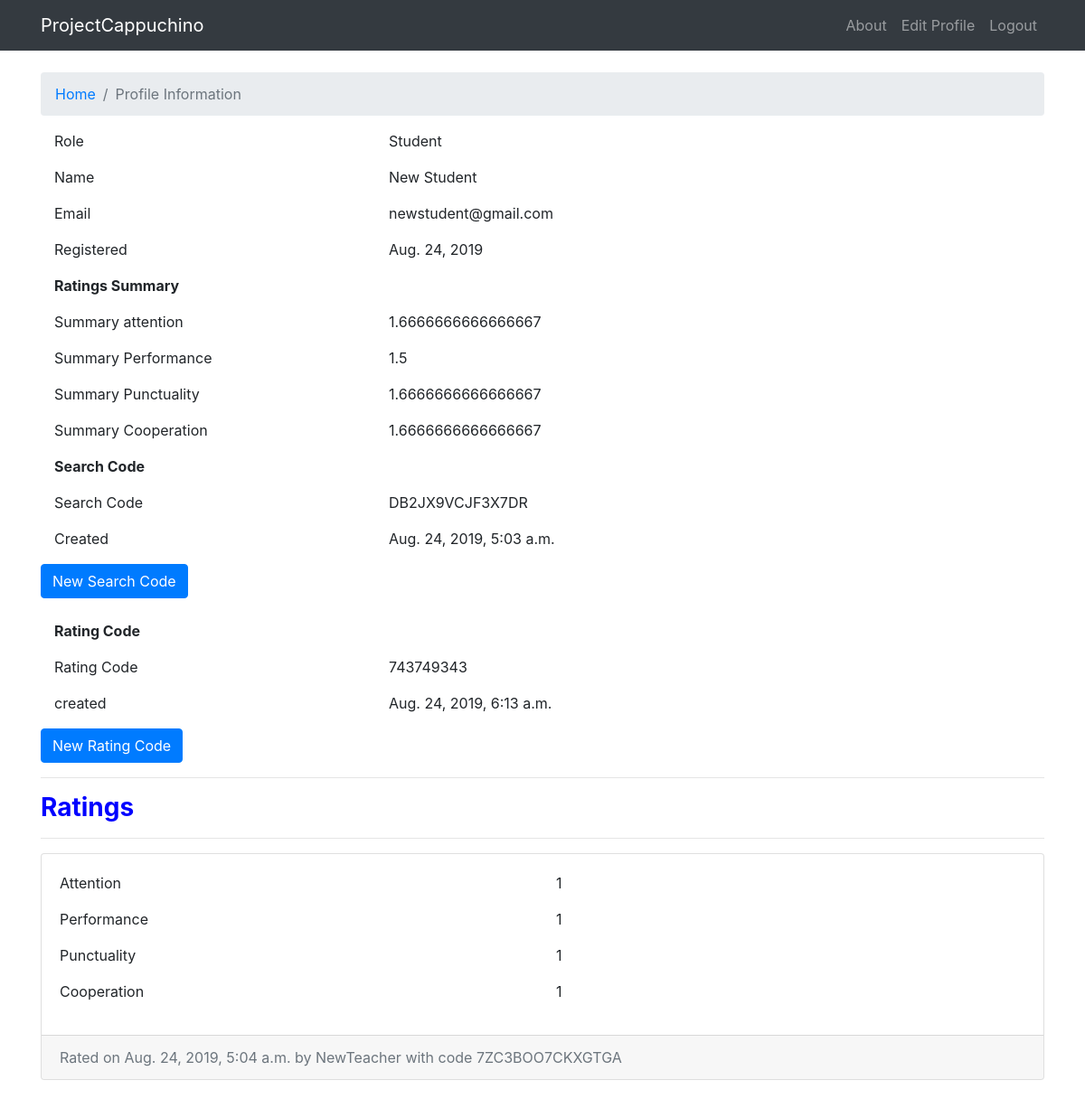
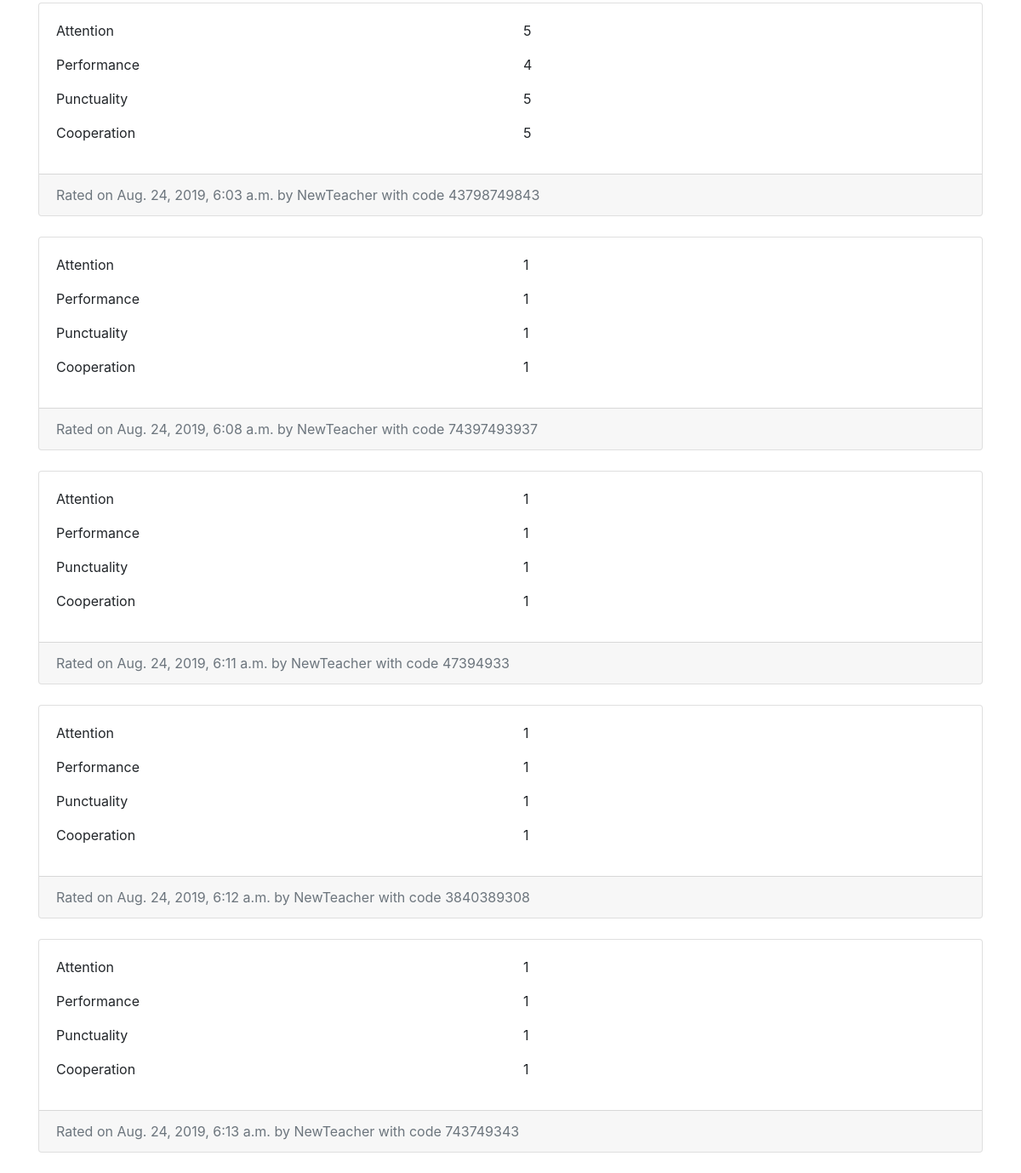
The app's page /student_dashboard/ (signed in), older data (2 pictures, top to bottom).
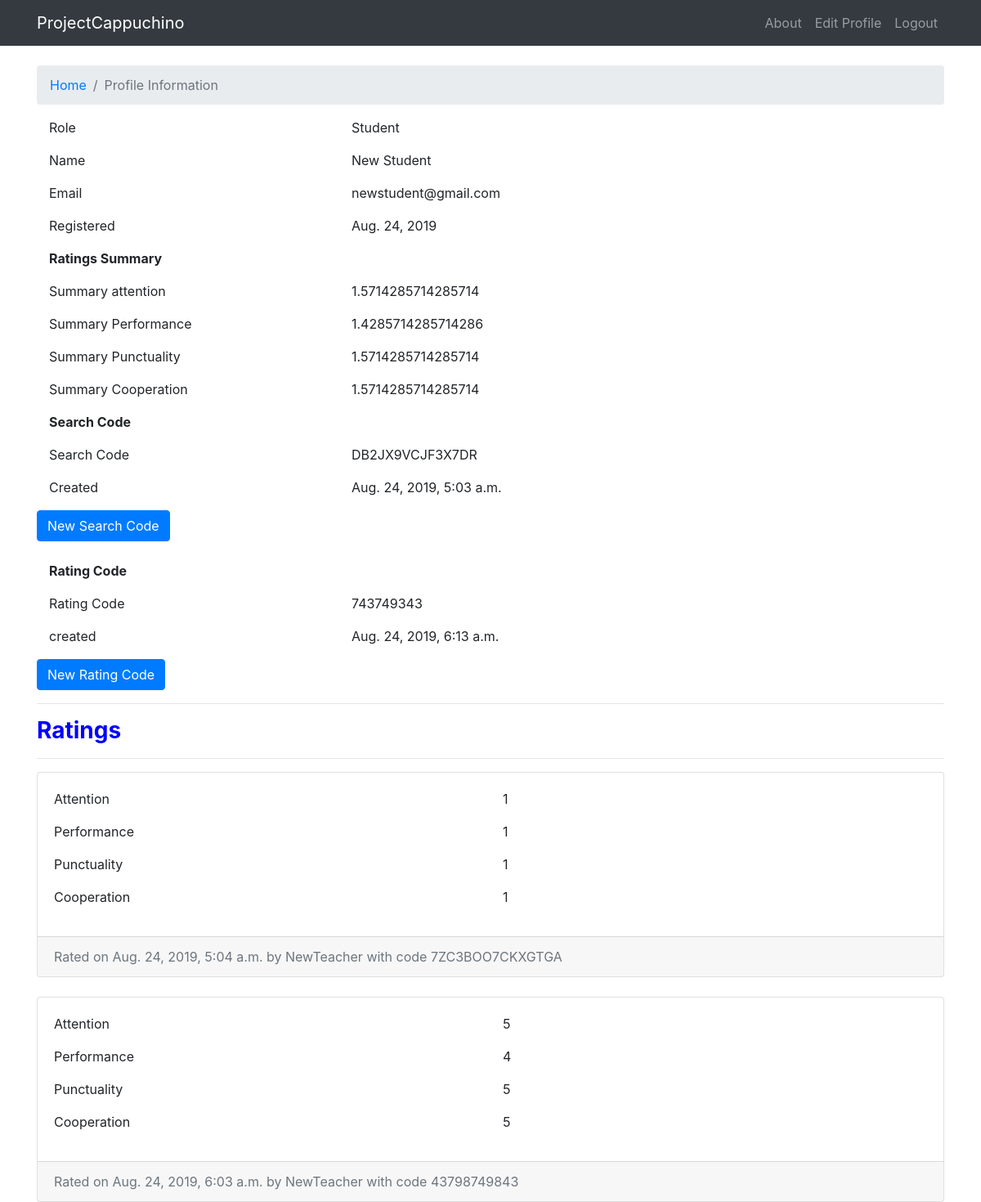
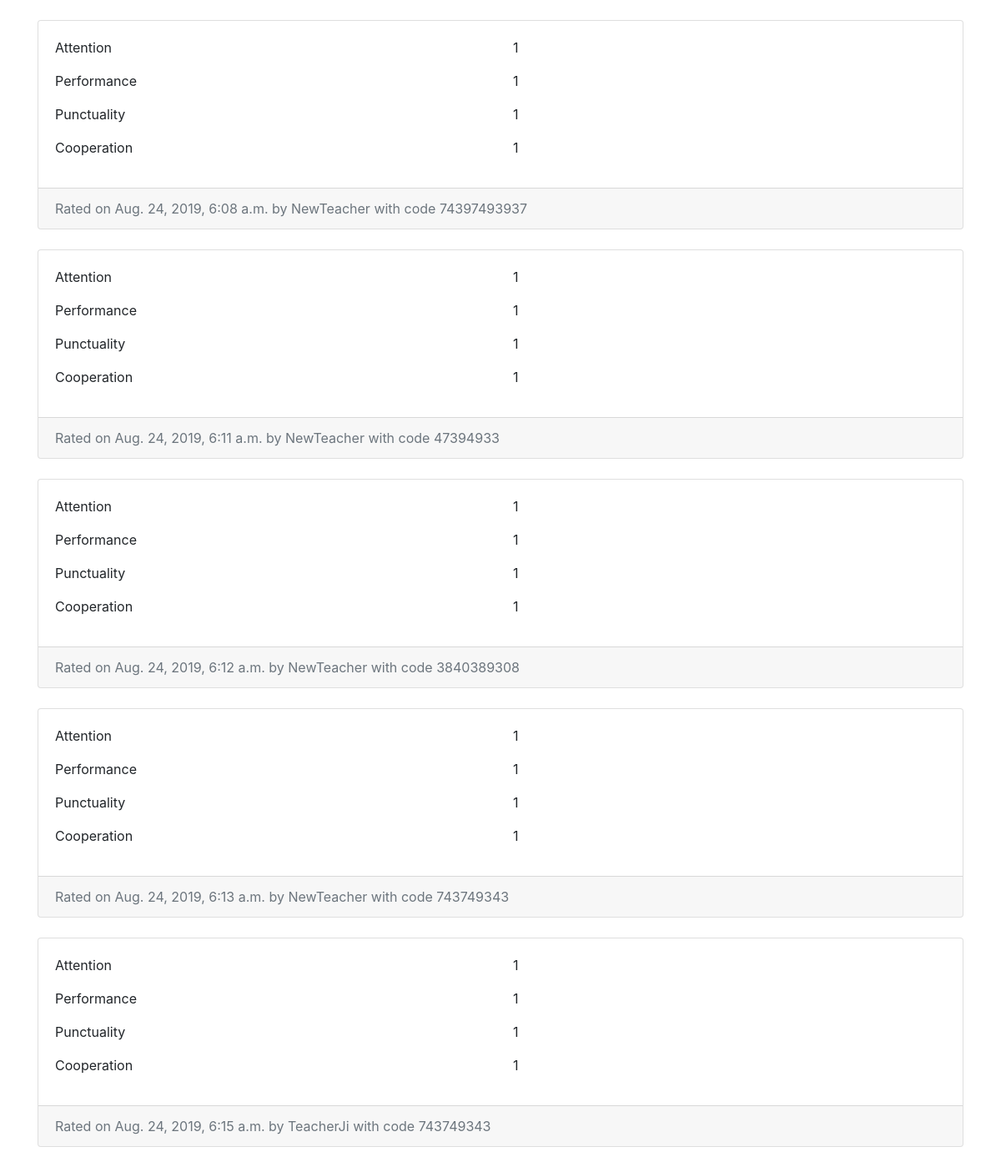
The same page, newer data (2 pictures, top to bottom).
### capchine/models.py (models this page shows, shortened)
class SearchCode(models.Model):
    code = models.CharField(max_length = 200, blank = True, null = True)
    u = models.ForeignKey(User, related_name = 'my_srch_code', on_delete= models.CASCADE)
    active = models.BooleanField(default = True)
    created = models.DateTimeField(default=timezone.now)

class RatingCode(models.Model):
    code = models.CharField(max_length = 200, blank = True, null = True)
    u = models.ForeignKey(User, related_name = 'my_rating', on_delete = models.CASCADE)
    created = models.DateTimeField(default=timezone.now)

class Rating(models.Model):
    code = models.ForeignKey(RatingCode, related_name='rate_code', on_delete = models.CASCADE)
    teacher = models.ForeignKey(User, related_name="given_rating", on_delete=models.CASCADE, null = True, blank = True)
    rating = models.IntegerField(null = True, blank = True)
    attention = models.IntegerField(null = True, blank = True)
    performance = models.IntegerField(null = True, blank = True)
    punctuality = models.IntegerField(null = True, blank = True)
    cooperation = models.IntegerField(null = True, blank = True)
    active = models.BooleanField(default=True)
    created = models.DateTimeField(default=timezone.now)
    def __str__(self):
        code = self.code.code
        return code

### capchine/views.py (the view)
# urls.py: path('student_dashboard/',cv.student_dashboard, name="student_dashboard"),
@login_required
def student_dashboard(request):
    role = "Student"
    rating_codes = RatingCode.objects.filter(u = request.user)
    ratings = Rating.objects.filter(code__in = rating_codes.all())
    rc = RatingCode.objects.filter(u = request.user).order_by('-created')
    if len(rc)>0:
        rc = rc[0]
    sc = SearchCode.objects.filter(u = request.user).order_by('-created')
    if len(sc)>0:
        sc = sc[0]
    attnt = 0
    prfrm = 0
    punct = 0
    coop = 0
    count = 0
    for r in ratings:
        if r.attention:
            attnt += r.attention
            prfrm += r.performance
            punct += r.punctuality
            coop += r.cooperation
            count +=1
    if count>0:
        attnt = attnt/ count
        prfrm = prfrm/ count
        punct = punct/ count
        coop = coop/ count
    return render(request, 'newbase.html',{'role':role,'attnt':attnt,'prfrm':prfrm,'punct':punct,'coop':coop, 'ratings':ratings,'sc':sc,'rc':rc})

### capchine/templates/newbase.html (shortened to what this page needs)
{% load staticfiles %}
<!DOCTYPE html>
<html lang="en">
<head>
  <link href="{% static 'vendor/bootstrap/css/bootstrap.min.css' %}" rel="stylesheet">
  <link href="{% static 'css/modern-business.css' %}" rel="stylesheet">
</head>
<body>
  <nav class="navbar fixed-top navbar-expand-lg navbar-dark bg-dark fixed-top">
    <div class="container">
      <a class="navbar-brand" href="/">ProjectCappuchino</a>
      <div class="collapse navbar-collapse" id="navbarResponsive">
        <ul class="navbar-nav ml-auto">
          <li class="nav-item">
            <a class="nav-link" href="about.html">About</a>
          </li>
          <li class="nav-item">
            <a class="nav-link" href="{% url 'edit' %}">Edit Profile</a>
          </li>
          <li class="nav-item">
              {% if request.user.is_authenticated %}
              <a class="nav-link" href="{% url 'logout' %}">Logout</a>
              {% else %}
              <a class="nav-link" href="{% url 'login' %}">Login</a>
              {% endif %}
          </li>
        </ul>
      </div>
    </div>
  </nav>
  <div class="container">
    <br>
    <ol class="breadcrumb">
      <li class="breadcrumb-item">
        <a href="/">Home</a>
      </li>
      <li class="breadcrumb-item active">Profile Information</li>
    </ol>
    <div class="col-md-8">
        <div class="tab-content profile-tab" id="myTabContent">
            <div class="tab-pane fade show active" id="home" role="tabpanel" aria-labelledby="home-tab">
                        <div class="row">
                            <div class="col-md-6">
                                <label>Role</label>
                            </div>
                            <div class="col-md-6">
                                <p>{{role}}</p>
                            </div>
                        </div>
                        <div class="row">
                            <div class="col-md-6">
                                <label>Name</label>
                            </div>
                            <div class="col-md-6">
                                <p>{{request.user.get_full_name}}</p>
                            </div>
                        </div>
                        <div class="row">
                            <div class="col-md-6">
                                <label>Email</label>
                            </div>
                            <div class="col-md-6">
                                <p>{{request.user.email}}</p>
                            </div>
                        </div>
                        <div class="row">
                            <div class="col-md-6">
                                <label>Registered</label>
                            </div>
                            <div class="col-md-6">
                                <p>{{request.user.date_joined|date}}</p>
                            </div>
                        </div>
                        <p><b>Ratings Summary</b></p>
                        <div class="row">
                          <div class="col-md-6">
                            <label>Summary attention</label>
                          </div>
                          <div class="col-md-6">
                            <p>{{attnt}}</p>
                          </div>
                        </div>
                        <div class="row">
                          <div class="col-md-6">
                            <label>Summary Performance</label>
                          </div>
                          <div class="col-md-6">
                            <p>{{prfrm}}</p>
                          </div>
                        </div>
                        <div class="row">
                          <div class="col-md-6">
                            <label>Summary Punctuality</label>
                          </div>
                          <div class="col-md-6">
                            <p>{{punct}}</p>
                          </div>
                        </div>
                        <div class="row">
                          <div class="col-md-6">
                            <label>Summary Cooperation</label>
                          </div>
                          <div class="col-md-6">
                            <p>{{coop}}</p>
                          </div>
                        </div>
                      <p><b>Search Code</b></p>
                      <div class="row">
                        <div class="col-md-6">
                          <label>Search Code</label>
                        </div>
                        <div class="col-md-6">
                          <p>{{sc.code}}</p>
                        </div>
                        <div class="col-md-6">
                          <label>Created</label>
                        </div>
                        <div class="col-md-6">
                          <p>{{sc.created}}</p>
                        </div>
                        <br>
                        <button onclick="window.location.href='/generate_code'" class="btn btn-primary" id="sendMessageButton">New Search Code</button>
                      </div>
                      <br>
                      <p><b>Rating Code</b></p>
                      <div class="row">
                        <div class="col-md-6">
                          <label>Rating Code</label>
                        </div>
                        <div class="col-md-6">
                          <p>{{rc.code}}</p>
                        </div>
                        <div class="col-md-6">
                          <label>created</label>
                        </div>
                        <div class="col-md-6">
                          <p>{{rc.created}}</p>
                        </div>
                        <br>
                        <button onclick="window.location.href='/generate_rating_code'" class="btn btn-primary" id="sendMessageButton">New Rating Code</button>
                      </div>
            </div>
        </div>
    </div>
<hr>
<h3 style = color:blue> <b>Ratings</b></h3>
<hr>
{% for r in ratings %}
    <div class="card mb-4">
      <div class="card-body">
        <div class="row">
            <div class="col-md-6">
              <label>Attention</label>
            </div>
            <div class="col-md-6">
              <p>{{r.attention}}</p>
            </div>
        </div>
        <div class="row">
          <div class="col-md-6">
            <label>Performance</label>
          </div>
          <div class="col-md-6">
            <p>{{r.performance}}</p>
          </div>
      </div>
      <div class="row">
        <div class="col-md-6">
          <label>Punctuality</label>
        </div>
        <div class="col-md-6">
          <p>{{r.punctuality}}</p>
        </div>
    </div>
    <div class="row">
      <div class="col-md-6">
        <label>Cooperation</label>
      </div>
      <div class="col-md-6">
        <p>{{r.cooperation}}</p>
      </div>
  </div>
      </div>
      <div class="card-footer text-muted">
        Rated on {{r.created}} by {{r.teacher}} with code {{r}}
      </div>
    </div>
{% empty %}
<p>No ratings to show.</p>
{% endfor %}
  </div>
</body>
</html>

### capchine/static/css/modern-business.css (style rules this page uses)
body { padding-top: 56px; }

Row changes from the older to the newer data that the page shows:
added Rating: attention "1", performance "1", punctuality "1", cooperation "1", created "Aug. 24, 2019, 6:15 a.m.", teacher "TeacherJi", code.code "743749343"
Text that changed along with them:
{{ attnt }}: "1.6666666666666667" → "1.5714285714285714"
{{ prfrm }}: "1.5" → "1.4285714285714286"
{{ punct }}: "1.6666666666666667" → "1.5714285714285714"
{{ coop }}: "1.6666666666666667" → "1.5714285714285714"
